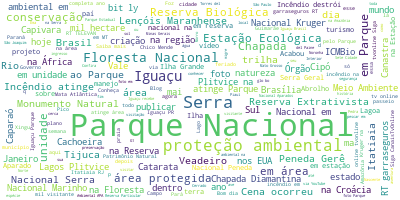

Generate this figure with Python:
# Start with loading all necessary libraries
import numpy as np
import pandas as pd
from os import path
from PIL import Image
from wordcloud import WordCloud, STOPWORDS, ImageColorGenerator
import variables as var
import tkinter
import glob 
import matplotlib.pyplot as plt
import os
def create_cloud(path, name, text):
    wordcloud = WordCloud(stopwords=var.stopwords, background_color="white").generate(text)
    plt.figure()
    plt.imshow(wordcloud, interpolation='bilinear')
    plt.axis("off")
    wordcloud.to_file(os.path.join(path, name + ".png"))
    plt.show()

text_comp = " "
for directory in glob.glob(var.path + "*"):
    #print(directory)
    df = pd.read_csv(glob.glob(directory + "/*.csv")[0])
    #print(df.head())
    text = " ".join(str(review) for review in df.text)
    text_comp += text
    name = directory.split("\\")
    create_cloud(directory, name[1], text)
create_cloud("./", "cloud", text_comp)
"""
df = pd.read_csv(var.path + "2020-01-01_2020-12-31/2020-01-01_2020-12-31.csv")
# Looking at first 5 rows of the dataset
print(df.head())
#text = df.text[0]
text = " ".join(str(review) for review in df.text)
#print(text)
"""
